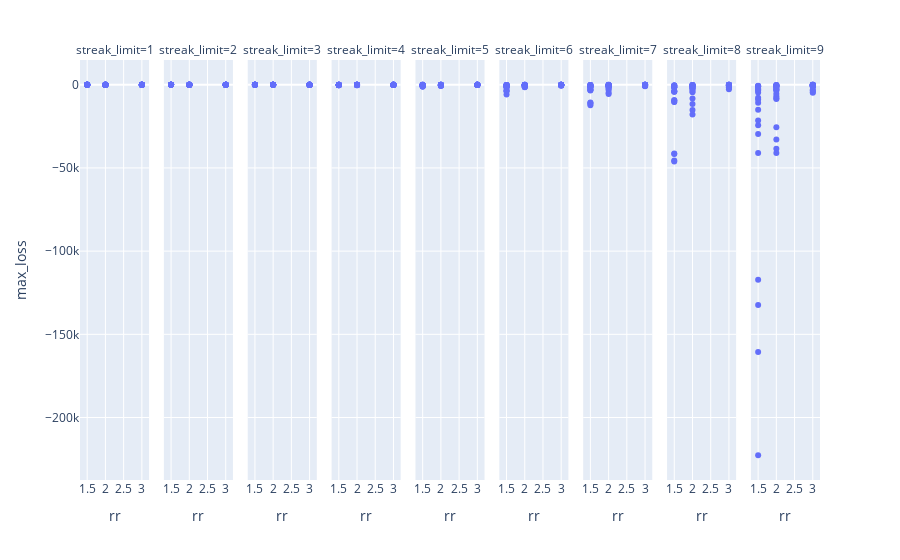

This figure's notebook cell:
### Code cell
px.scatter(df, x='rr', y='max_loss', facet_col='streak_limit')

### Figure 1 — Plotly figure (JSON) as saved in the notebook; plotly's stock layout.template omitted (floating-point values rounded to 4 significant figures)
{"data": [{"hovertemplate": "streak_limit=1<br>rr=%{x}<br>max_loss=%{y}<extra></extra>", "legendgroup": "", "marker": {"color": "#636efa", "symbol": "circle"}, "mode": "markers", "name": "", "orientation": "v", "showlegend": false, "type": "scatter", "x": [1.5, 1.5, 1.5, 1.5, 2, 2, 2, 2, 3, 3, 3, 3, 1.5, 1.5, 1.5, 1.5, 2, 2, 2, 2, 3, 3, 3, 3, 1.5, 1.5, 1.5, 1.5, 2, 2, 2, 2, 3, 3, 3, 3, 1.5, 1.5, 1.5, 1.5, 2, 2, 2, 2, 3, 3, 3, 3, 1.5, 1.5, 1.5, 1.5, 2, 2, 2, 2, 3, 3, 3, 3], "xaxis": "x", "y": [-14, -11.95, -17.18, -19.64, -17.0, -10.4, -17.18, -18, -17.0, -16.1, -14.47, -19.64, -14, -11.95, -17.18, -19.64, -17.0, -10.4, -17.18, -18, -17.0, -16.1, -14.47, -19.64, -14, -11.95, -17.18, -19.64, -17.0, -10.4, -17.18, -18, -17.0, -16.1, -14.47, -19.64, -14, -11.95, -17.18, -19.64, -17.0, -10.4, -17.18, -18, -17.0, -16.1, -14.47, -19.64, -14, -11.95, -17.18, -19.64, -17.0, -10.4, -17.18, -18, -17.0, -16.1, -14.47, -19.64], "yaxis": "y"}, {"hovertemplate": "streak_limit=2<br>rr=%{x}<br>max_loss=%{y}<extra></extra>", "legendgroup": "", "marker": {"color": "#636efa", "symbol": "circle"}, "mode": "markers", "name": "", "orientation": "v", "showlegend": false, "type": "scatter", "x": [1.5, 1.5, 1.5, 1.5, 2, 2, 2, 2, 3, 3, 3, 3, 1.5, 1.5, 1.5, 1.5, 2, 2, 2, 2, 3, 3, 3, 3, 1.5, 1.5, 1.5, 1.5, 2, 2, 2, 2, 3, 3, 3, 3, 1.5, 1.5, 1.5, 1.5, 2, 2, 2, 2, 3, 3, 3, 3, 1.5, 1.5, 1.5, 1.5, 2, 2, 2, 2, 3, 3, 3, 3], "xaxis": "x2", "y": [-14, -11.95, -17.18, -19.64, -14, -10.4, -12.88, -14.96, -11.14, -11.21, -11.55, -19.64, -18.68, -13.99, -22.92, -26.2, -17.0, -10.4, -17.18, -18, -11.34, -11.21, -11.55, -19.64, -23.34, -17.49, -28.64, -32.74, -21.25, -11.16, -21.48, -22.5, -14.18, -13.43, -12.07, -19.64, -28, -20.98, -34.36, -39.28, -25.5, -13.39, -25.77, -27, -17.0, -16.1, -14.47, -19.64, -37.34, -27.98, -45.82, -52.38, -34.0, -17.86, -34.36, -36, -22.68, -21.48, -19.3, -19.64], "yaxis": "y2"}, {"hovertemplate": "streak_limit=3<br>rr=%{x}<br>max_loss=%{y}<extra></extra>", "legendgroup": "", "marker": {"color": "#636efa", "symbol": "circle"}, "mode": "markers", "name": "", "orientation": "v", "showlegend": false, "type": "scatter", "x": [1.5, 1.5, 1.5, 1.5, 2, 2, 2, 2, 3, 3, 3, 3, 1.5, 1.5, 1.5, 1.5, 2, 2, 2, 2, 3, 3, 3, 3, 1.5, 1.5, 1.5, 1.5, 2, 2, 2, 2, 3, 3, 3, 3, 1.5, 1.5, 1.5, 1.5, 2, 2, 2, 2, 3, 3, 3, 3, 1.5, 1.5, 1.5, 1.5, 2, 2, 2, 2, 3, 3, 3, 3], "xaxis": "x3", "y": [-24.54, -18.74, -20.18, -20.98, -17.0, -13.66, -17.18, -14.96, -17.0, -16.1, -14.47, -14.73, -38.18, -29.16, -31.4, -32.64, -21.74, -20.8, -20.98, -20.98, -17.0, -16.1, -14.47, -21.84, -54.54, -41.65, -44.85, -46.63, -30.58, -29.26, -29.51, -29.51, -21.41, -16.1, -17.66, -30.03, -73.62, -56.22, -60.54, -62.94, -40.76, -39.0, -39.34, -39.34, -28, -16.1, -23.1, -39.28, -120.0, -91.63, -98.67, -102.6, -65.22, -62.4, -62.94, -62.94, -43.57, -22.78, -35.94, -61.12], "yaxis": "y3"}, {"hovertemplate": "streak_limit=4<br>rr=%{x}<br>max_loss=%{y}<extra></extra>", "legendgroup": "", "marker": {"color": "#636efa", "symbol": "circle"}, "mode": "markers", "name": "", "orientation": "v", "showlegend": false, "type": "scatter", "x": [1.5, 1.5, 1.5, 1.5, 2, 2, 2, 2, 3, 3, 3, 3, 1.5, 1.5, 1.5, 1.5, 2, 2, 2, 2, 3, 3, 3, 3, 1.5, 1.5, 1.5, 1.5, 2, 2, 2, 2, 3, 3, 3, 3, 1.5, 1.5, 1.5, 1.5, 2, 2, 2, 2, 3, 3, 3, 3, 1.5, 1.5, 1.5, 1.5, 2, 2, 2, 2, 3, 3, 3, 3], "xaxis": "x4", "y": [-27.68, -34.52, -34.76, -34.52, -39.07, -20.52, -39.48, -23.88, -19.13, -18.11, -16.28, -14.73, -50.25, -62.67, -63.11, -62.67, -68.0, -35.72, -68.72, -41.56, -31.5, -29.83, -26.81, -21.84, -82.03, -102.3, -103.0, -102.3, -107.6, -56.52, -108.7, -65.76, -47.65, -45.13, -40.56, -30.03, -124.6, -155.3, -156.4, -155.3, -159.4, -83.72, -161.1, -97.41, -68.0, -64.4, -57.88, -39.28, -248.1, -309.4, -311.6, -309.4, -306.0, -160.7, -309.2, -187.0, -123.5, -116.9, -105.1, -68.99], "yaxis": "y4"}, {"hovertemplate": "streak_limit=5<br>rr=%{x}<br>max_loss=%{y}<extra></extra>", "legendgroup": "", "marker": {"color": "#636efa", "symbol": "circle"}, "mode": "markers", "name": "", "orientation": "v", "showlegend": false, "type": "scatter", "x": [1.5, 1.5, 1.5, 1.5, 2, 2, 2, 2, 3, 3, 3, 3, 1.5, 1.5, 1.5, 1.5, 2, 2, 2, 2, 3, 3, 3, 3, 1.5, 1.5, 1.5, 1.5, 2, 2, 2, 2, 3, 3, 3, 3, 1.5, 1.5, 1.5, 1.5, 2, 2, 2, 2, 3, 3, 3, 3, 1.5, 1.5, 1.5, 1.5, 2, 2, 2, 2, 3, 3, 3, 3], "xaxis": "x5", "y": [-61.6, -52.16, -66.08, -66.08, -56.29, -40.57, -39.48, -31.4, -19.13, -18.11, -16.28, -19.55, -130.5, -110.5, -140.0, -140.0, -112.0, -80.72, -68.72, -62.48, -34.4, -30.14, -26.81, -35.76, -243.4, -206.1, -261.1, -261.1, -199.4, -143.7, -115.3, -111.2, -57.25, -50.16, -42.45, -44.35, -415.8, -352.1, -446.0, -446.0, -328.1, -236.5, -189.8, -183.1, -89.12, -78.08, -66.08, -69.04, -1012.0, -857.2, -1086.0, -1086.0, -756.0, -544.9, -437.4, -421.7, -188.8, -165.4, -140.0, -146.2], "yaxis": "y5"}, {"hovertemplate": "streak_limit=6<br>rr=%{x}<br>max_loss=%{y}<extra></extra>", "legendgroup": "", "marker": {"color": "#636efa", "symbol": "circle"}, "mode": "markers", "name": "", "orientation": "v", "showlegend": false, "type": "scatter", "x": [1.5, 1.5, 1.5, 1.5, 2, 2, 2, 2, 3, 3, 3, 3, 1.5, 1.5, 1.5, 1.5, 2, 2, 2, 2, 3, 3, 3, 3, 1.5, 1.5, 1.5, 1.5, 2, 2, 2, 2, 3, 3, 3, 3, 1.5, 1.5, 1.5, 1.5, 2, 2, 2, 2, 3, 3, 3, 3, 1.5, 1.5, 1.5, 1.5, 2, 2, 2, 2, 3, 3, 3, 3], "xaxis": "x6", "y": [-196.3, -121.4, -117.1, -133.0, -66.43, -60.73, -39.83, -52.78, -35.45, -18.23, -23.78, -29.19, -485.1, -300.1, -289.4, -328.5, -151.0, -138.1, -90.56, -120.0, -72.06, -37.06, -48.33, -59.34, -1034.0, -639.8, -617.0, -700.5, -302.5, -276.5, -181.3, -240.3, -131.9, -67.83, -88.46, -108.6, -1988.0, -1230.0, -1186.0, -1346.0, -553.1, -505.7, -331.6, -439.5, -224.0, -115.2, -150.2, -184.5, -5915.0, -3659.0, -3529.0, -4006.0, -1529.0, -1398.0, -916.9, -1215.0, -553.5, -284.7, -371.2, -455.9], "yaxis": "y6"}, {"hovertemplate": "streak_limit=7<br>rr=%{x}<br>max_loss=%{y}<extra></extra>", "legendgroup": "", "marker": {"color": "#636efa", "symbol": "circle"}, "mode": "markers", "name": "", "orientation": "v", "showlegend": false, "type": "scatter", "x": [1.5, 1.5, 1.5, 1.5, 2, 2, 2, 2, 3, 3, 3, 3, 1.5, 1.5, 1.5, 1.5, 2, 2, 2, 2, 3, 3, 3, 3, 1.5, 1.5, 1.5, 1.5, 2, 2, 2, 2, 3, 3, 3, 3, 1.5, 1.5, 1.5, 1.5, 2, 2, 2, 2, 3, 3, 3, 3, 1.5, 1.5, 1.5, 1.5, 2, 2, 2, 2, 3, 3, 3, 3], "xaxis": "x7", "y": [-198.7, -224.3, -206.1, -192.3, -66.43, -120.4, -78.57, -142.6, -35.45, -37.14, -23.78, -29.19, -572.9, -646.7, -594.1, -554.4, -161.0, -313.0, -204.2, -370.6, -72.06, -83.89, -57.39, -59.34, -1396.0, -1576.0, -1448.0, -1351.0, -362.6, -705.0, -459.9, -834.8, -138.0, -168.9, -95.34, -125.7, -3018.0, -3407.0, -3130.0, -2921.0, -736.8, -1433.0, -934.6, -1696.0, -255.7, -313.0, -176.6, -196.5, -10980.0, -12390.0, -11380.0, -10620.0, -2445.0, -4753.0, -3101.0, -5628.0, -737.1, -902.2, -617.2, -566.4], "yaxis": "y7"}, {"hovertemplate": "streak_limit=8<br>rr=%{x}<br>max_loss=%{y}<extra></extra>", "legendgroup": "", "marker": {"color": "#636efa", "symbol": "circle"}, "mode": "markers", "name": "", "orientation": "v", "showlegend": false, "type": "scatter", "x": [1.5, 1.5, 1.5, 1.5, 2, 2, 2, 2, 3, 3, 3, 3, 1.5, 1.5, 1.5, 1.5, 2, 2, 2, 2, 3, 3, 3, 3, 1.5, 1.5, 1.5, 1.5, 2, 2, 2, 2, 3, 3, 3, 3, 1.5, 1.5, 1.5, 1.5, 2, 2, 2, 2, 3, 3, 3, 3, 1.5, 1.5, 1.5, 1.5, 2, 2, 2, 2, 3, 3, 3, 3], "xaxis": "x8", "y": [-408.3, -449.9, -411.5, -455.7, -264.4, -121.5, -172.2, -223.9, -69.9, -49.17, -29.0, -40.56, -1373.0, -1513.0, -1384.0, -1533.0, -785.3, -361.0, -511.4, -665.0, -175.4, -123.4, -72.77, -101.8, -3824.0, -4214.0, -3854.0, -4268.0, -1990.0, -914.8, -1296.0, -1685.0, -388.5, -273.3, -161.2, -225.5, -9302.0, -10250.0, -9375.0, -10380.0, -4493.0, -2065.0, -2926.0, -3805.0, -785.3, -552.3, -325.8, -455.7, -41350.0, -45560.0, -41670.0, -46150.0, -17890.0, -8223.0, -11650.0, -15150.0, -2641.0, -1858.0, -1096.0, -1533.0], "yaxis": "y8"}, {"hovertemplate": "streak_limit=9<br>rr=%{x}<br>max_loss=%{y}<extra></extra>", "legendgroup": "", "marker": {"color": "#636efa", "symbol": "circle"}, "mode": "markers", "name": "", "orientation": "v", "showlegend": false, "type": "scatter", "x": [1.5, 1.5, 1.5, 1.5, 2, 2, 2, 2, 3, 3, 3, 3, 1.5, 1.5, 1.5, 1.5, 2, 2, 2, 2, 3, 3, 3, 3, 1.5, 1.5, 1.5, 1.5, 2, 2, 2, 2, 3, 3, 3, 3, 1.5, 1.5, 1.5, 1.5, 2, 2, 2, 2, 3, 3, 3, 3, 1.5, 1.5, 1.5, 1.5, 2, 2, 2, 2, 3, 3, 3, 3], "xaxis": "x9", "y": [-865.3, -1199.0, -713.0, -631.0, -331.9, -353.4, -283.2, -223.9, -82.89, -59.9, -73.74, -51.18, -3395.0, -4706.0, -2798.0, -2476.0, -1126.0, -1199.0, -961.3, -747.5, -231.1, -167.0, -205.6, -142.7, -10810.0, -14980.0, -8903.0, -7880.0, -3212.0, -3420.0, -2741.0, -2131.0, -563.1, -407.0, -501.0, -347.7, -29570.0, -40980.0, -24360.0, -21560.0, -8057.0, -8579.0, -6876.0, -5347.0, -1242.0, -897.3, -1105.0, -766.7, -160600.0, -222700.0, -132400.0, -117200.0, -38490.0, -40980.0, -32850.0, -25540.0, -4872.0, -3521.0, -4334.0, -3009.0], "yaxis": "y9"}], "layout": {"annotations": [{"font": {}, "showarrow": false, "text": "streak_limit=1", "x": 0.04667, "xanchor": "center", "xref": "paper", "y": 1, "yanchor": "bottom", "yref": "paper"}, {"font": {}, "showarrow": false, "text": "streak_limit=2", "x": 0.16, "xanchor": "center", "xref": "paper", "y": 1, "yanchor": "bottom", "yref": "paper"}, {"font": {}, "showarrow": false, "text": "streak_limit=3", "x": 0.2733, "xanchor": "center", "xref": "paper", "y": 1, "yanchor": "bottom", "yref": "paper"}, {"font": {}, "showarrow": false, "text": "streak_limit=4", "x": 0.3867, "xanchor": "center", "xref": "paper", "y": 1, "yanchor": "bottom", "yref": "paper"}, {"font": {}, "showarrow": false, "text": "streak_limit=5", "x": 0.5, "xanchor": "center", "xref": "paper", "y": 1, "yanchor": "bottom", "yref": "paper"}, {"font": {}, "showarrow": false, "text": "streak_limit=6", "x": 0.6133, "xanchor": "center", "xref": "paper", "y": 1, "yanchor": "bottom", "yref": "paper"}, {"font": {}, "showarrow": false, "text": "streak_limit=7", "x": 0.7267, "xanchor": "center", "xref": "paper", "y": 1, "yanchor": "bottom", "yref": "paper"}, {"font": {}, "showarrow": false, "text": "streak_limit=8", "x": 0.84, "xanchor": "center", "xref": "paper", "y": 1, "yanchor": "bottom", "yref": "paper"}, {"font": {}, "showarrow": false, "text": "streak_limit=9", "x": 0.9533, "xanchor": "center", "xref": "paper", "y": 1, "yanchor": "bottom", "yref": "paper"}], "legend": {"tracegroupgap": 0}, "margin": {"t": 60}, "xaxis": {"anchor": "y", "domain": [0, 0.09333], "title": {"text": "rr"}}, "xaxis2": {"anchor": "y2", "domain": [0.1133, 0.2067], "matches": "x", "title": {"text": "rr"}}, "xaxis3": {"anchor": "y3", "domain": [0.2267, 0.32], "matches": "x", "title": {"text": "rr"}}, "xaxis4": {"anchor": "y4", "domain": [0.34, 0.4333], "matches": "x", "title": {"text": "rr"}}, "xaxis5": {"anchor": "y5", "domain": [0.4533, 0.5467], "matches": "x", "title": {"text": "rr"}}, "xaxis6": {"anchor": "y6", "domain": [0.5667, 0.66], "matches": "x", "title": {"text": "rr"}}, "xaxis7": {"anchor": "y7", "domain": [0.68, 0.7733], "matches": "x", "title": {"text": "rr"}}, "xaxis8": {"anchor": "y8", "domain": [0.7933, 0.8867], "matches": "x", "title": {"text": "rr"}}, "xaxis9": {"anchor": "y9", "domain": [0.9067, 1], "matches": "x", "title": {"text": "rr"}}, "yaxis": {"anchor": "x", "domain": [0, 1], "title": {"text": "max_loss"}}, "yaxis2": {"anchor": "x2", "domain": [0, 1], "matches": "y", "showticklabels": false}, "yaxis3": {"anchor": "x3", "domain": [0, 1], "matches": "y", "showticklabels": false}, "yaxis4": {"anchor": "x4", "domain": [0, 1], "matches": "y", "showticklabels": false}, "yaxis5": {"anchor": "x5", "domain": [0, 1], "matches": "y", "showticklabels": false}, "yaxis6": {"anchor": "x6", "domain": [0, 1], "matches": "y", "showticklabels": false}, "yaxis7": {"anchor": "x7", "domain": [0, 1], "matches": "y", "showticklabels": false}, "yaxis8": {"anchor": "x8", "domain": [0, 1], "matches": "y", "showticklabels": false}, "yaxis9": {"anchor": "x9", "domain": [0, 1], "matches": "y", "showticklabels": false}}}
